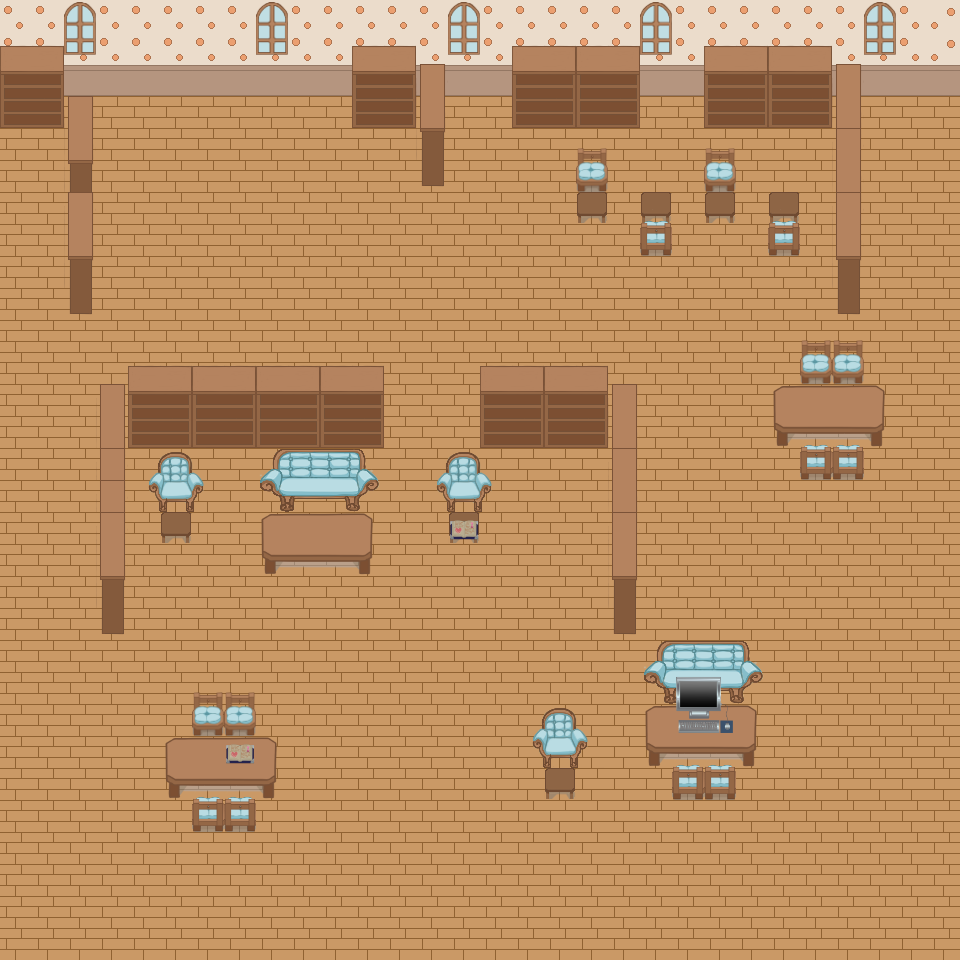

A 2D game scene composited from a Tiled map and its tileset images. What follows is a short description and the map's XML, with each tile layer's data collapsed to a summary:
An orthogonal 30x30 tile map with 32x32 px tiles, 4 tile layers (Capa de Patrones 1, Capa de patrones 2, Capa de patrones 3, Capa de patrones 4) and 14 objects (8x lever, 3x waypoint, 3x minigame).

<map version="1.0" tiledversion="1.1.5" orientation="orthogonal" renderorder="right-down" width="30" height="30" tilewidth="32" tileheight="32" infinite="0" nextobjectid="22">
 <tileset firstgid="1" source="library.tsx" />
 <layer name="Capa de Patrones 1" width="30" height="30">
  <data>[900 cells, 900 non-empty, 1 distinct tile ids]</data>
 </layer>
 <layer name="Capa de patrones 2" width="30" height="30">
  <data>[900 cells, 900 non-empty, 22 distinct tile ids]</data>
 </layer>
 <layer name="Capa de patrones 3" width="30" height="30">
  <data>[900 cells, 184 non-empty, 27 distinct tile ids]</data>
 </layer>
 <layer name="Capa de patrones 4" width="30" height="30">
  <data>[900 cells, 26 non-empty, 9 distinct tile ids]</data>
 </layer>
 <objectgroup name="objects">
  <object id="2" name="princess1" type="waypoint" x="256" y="192" width="32" height="32">
   <properties>
    <property name="npc" value="Princess" />
   </properties>
  </object>
  <object id="9" name="princess2" type="waypoint" x="256" y="224" width="32" height="32" />
  <object id="10" name="princess3" type="waypoint" x="96" y="192" width="32" height="32" />
  <object id="11" name="lever0" type="lever" x="96" y="96" width="32" height="32" />
  <object id="12" name="lever1" type="lever" x="128" y="96" width="32" height="32" />
  <object id="13" name="lever2" type="lever" x="160" y="96" width="32" height="32" />
  <object id="14" name="lever3" type="lever" x="192" y="96" width="32" height="32" />
  <object id="15" name="lever4" type="lever" x="224" y="96" width="32" height="32" />
  <object id="16" name="lever5" type="lever" x="256" y="96" width="32" height="32" />
  <object id="17" name="lever6" type="lever" x="288" y="96" width="32" height="32" />
  <object id="18" name="lever7" type="lever" x="320" y="96" width="32" height="32" />
  <object id="19" name="kuyo0" type="minigame" x="384" y="192" width="32" height="32">
   <properties>
    <property name="npc" value="Kuyo" />
   </properties>
  </object>
  <object id="20" name="kuyo1" type="minigame" x="416" y="192" width="32" height="32">
   <properties>
    <property name="npc" value="Kuyo" />
   </properties>
  </object>
  <object id="21" name="kuyo2" type="minigame" x="448" y="192" width="32" height="32">
   <properties>
    <property name="npc" value="Kuyo" />
   </properties>
  </object>
 </objectgroup>
</map>
